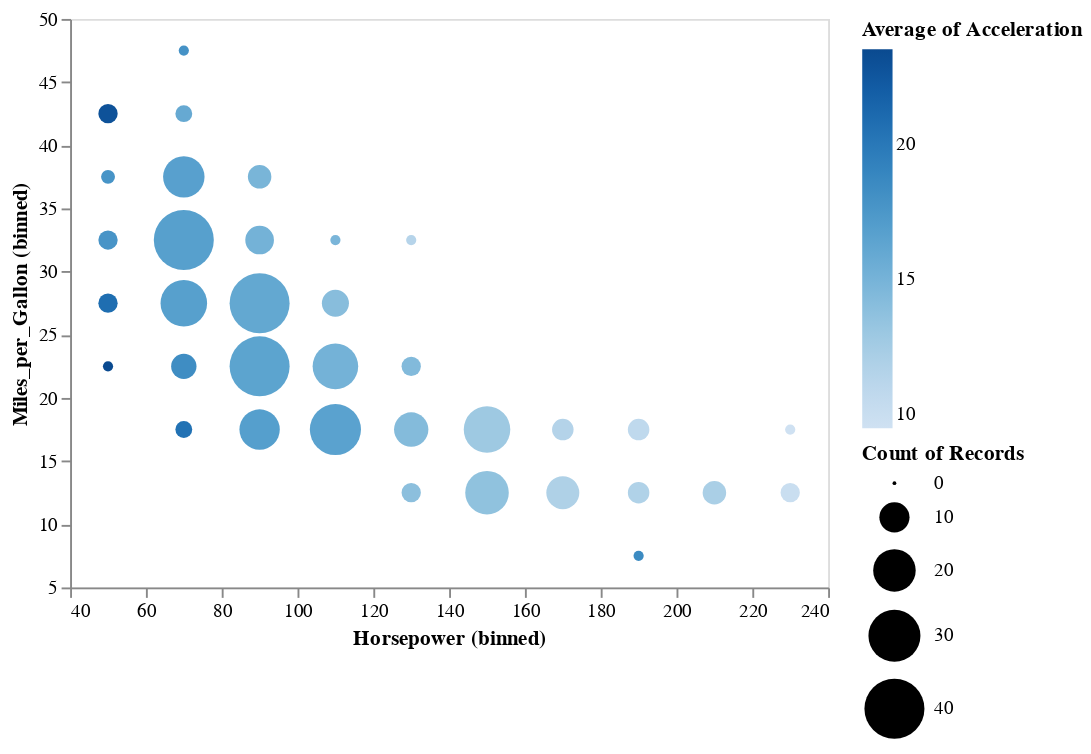

Notebook code cell kept with this figure:
### Code cell
#Binned data example
alt.Chart(cars).mark_circle().encode(
    alt.X('Horsepower', bin=True),
    alt.Y('Miles_per_Gallon', bin=True),
    size='count()',
    color='average(Acceleration):Q'
).interactive()

### Figure 1 — Vega-Lite specification as saved in the notebook (floating-point values rounded to 4 significant figures; data arrays with more than 128 entries replaced by an {"elided": "..."} marker saying what was removed)
{"config": {"view": {"continuousWidth": 400, "continuousHeight": 300}}, "data": {"name": "data-f02450ab61490a1363517a0190416235"}, "mark": "circle", "encoding": {"color": {"type": "quantitative", "aggregate": "average", "field": "Acceleration"}, "size": {"type": "quantitative", "aggregate": "count"}, "x": {"type": "quantitative", "bin": true, "field": "Horsepower"}, "y": {"type": "quantitative", "bin": true, "field": "Miles_per_Gallon"}}, "selection": {"selector001": {"type": "interval", "bind": "scales", "encodings": ["x", "y"]}}, "$schema": "https://vega.github.io/schema/vega-lite/v4.8.1.json", "datasets": {"data-f02450ab61490a1363517a0190416235": {"elided": "406 records"}}}
